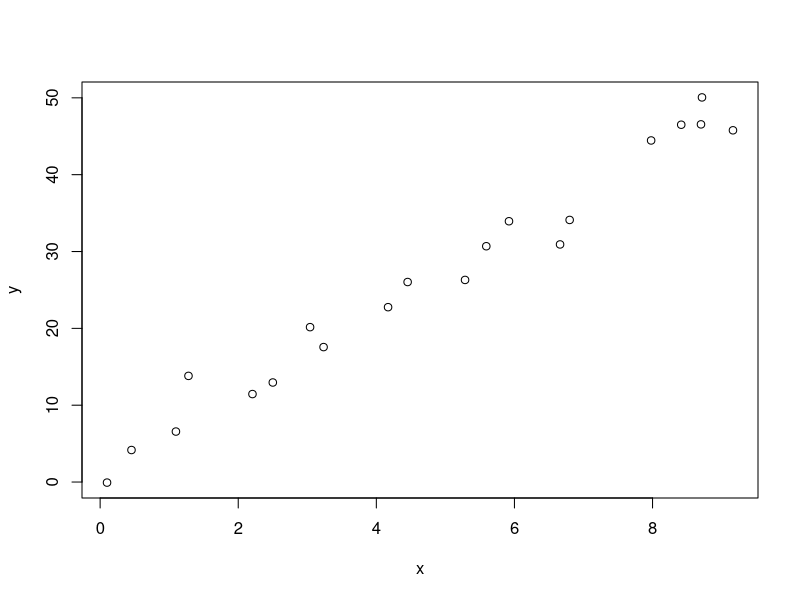
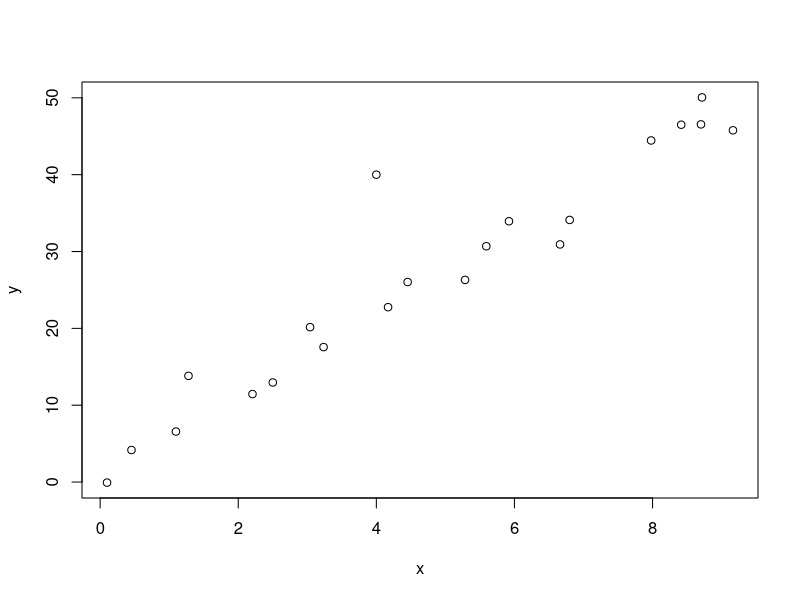
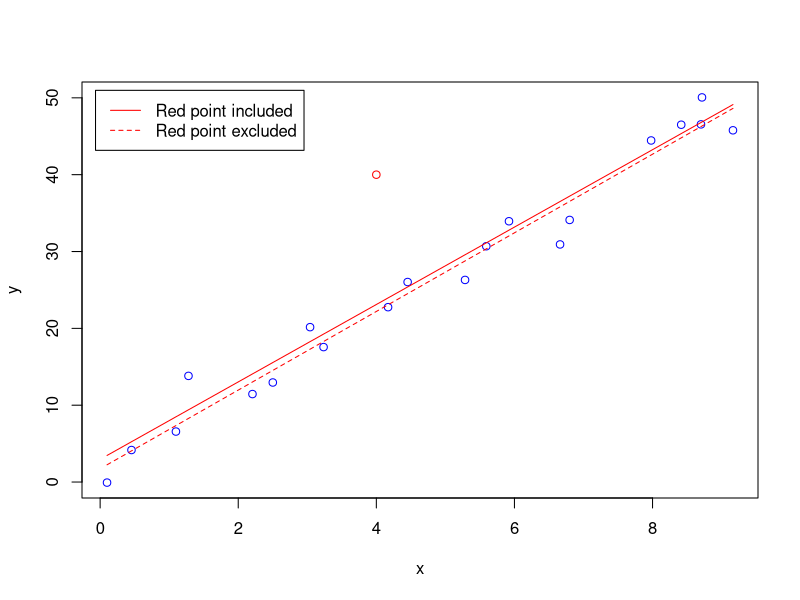
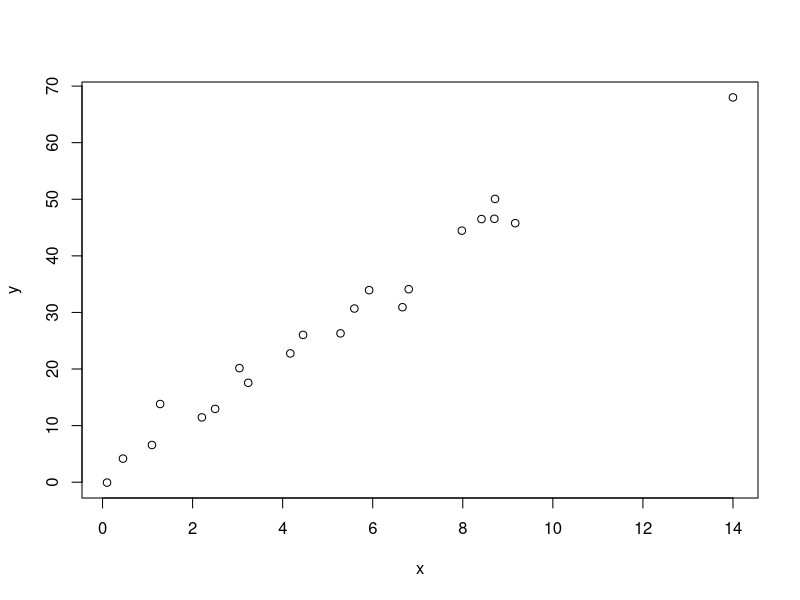
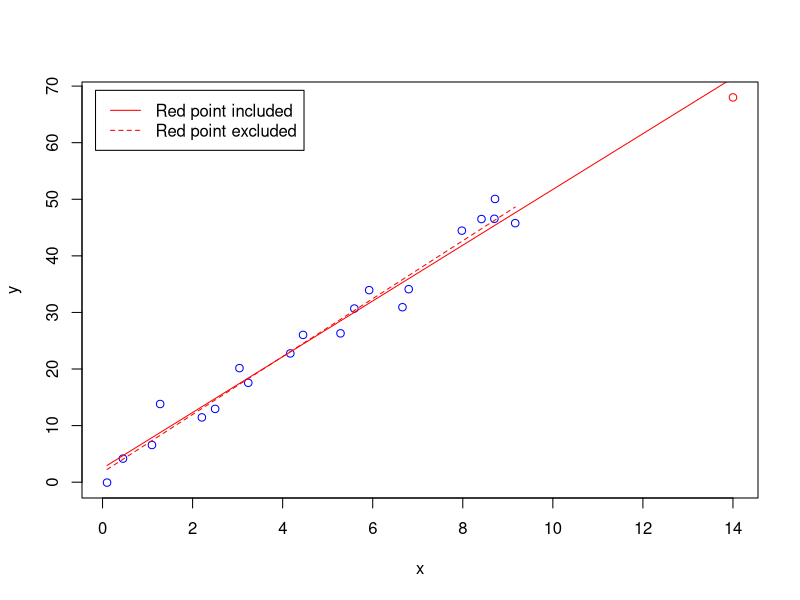
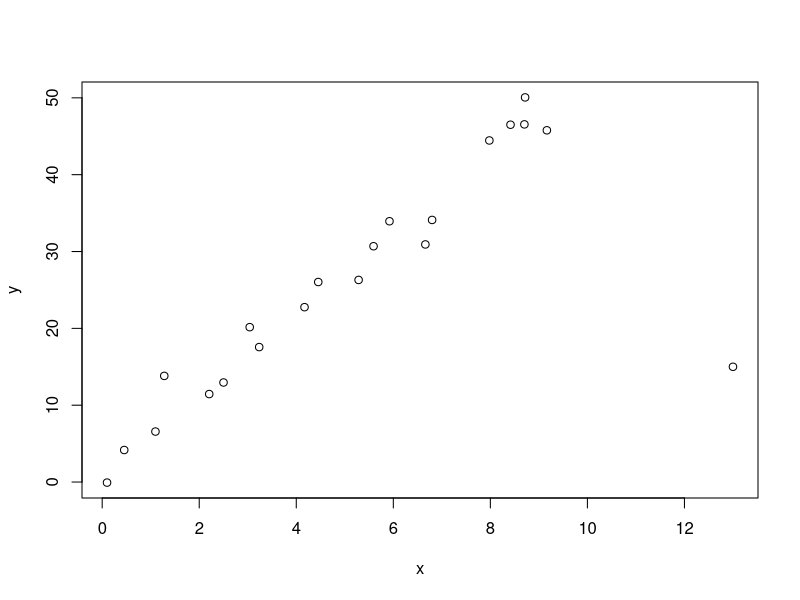
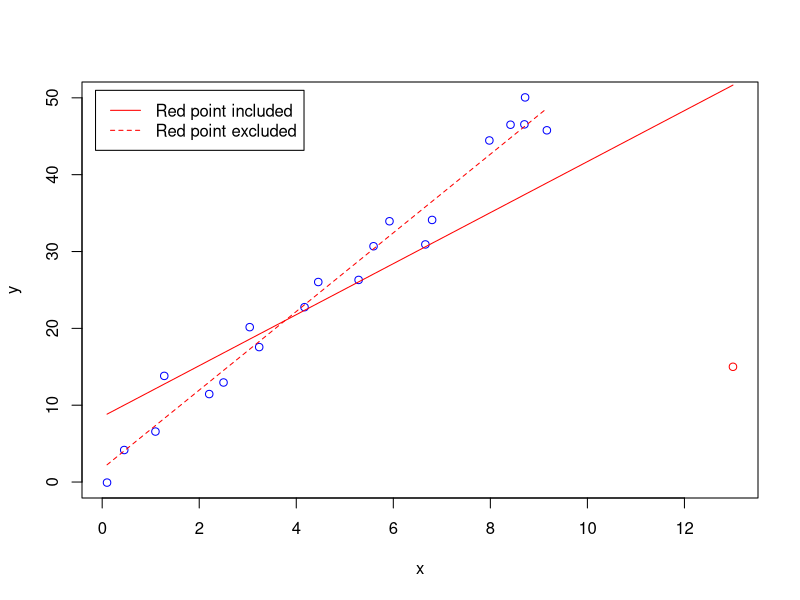
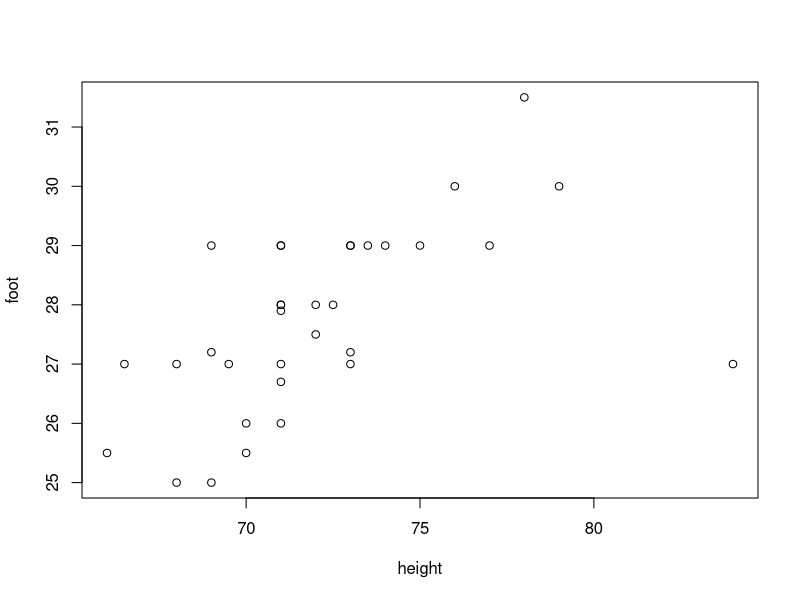

Recreate these plots in R, in order.
## ---- chunk 1
knitr::opts_chunk$set(echo = TRUE)
## ---- chunk 2
influence1 <- read.table("./Data/influence1.txt", header=T)
attach(influence1)
 
plot(x, y)
 
detach(influence1)
## ---- chunk 3
influence2 <- read.table("./Data/influence2.txt", header=T)
attach(influence2)
 
plot(x, y)
 
model.1 <- lm(y ~ x)
summary(model.1)
#             Estimate Std. Error t value Pr(>|t|)    
# (Intercept)   2.9576     2.0091   1.472    0.157    
# x             5.0373     0.3633  13.865 2.18e-11 ***
# ---
# Residual standard error: 4.711 on 19 degrees of freedom
# Multiple R-squared:  0.9101,  Adjusted R-squared:  0.9053 
# F-statistic: 192.2 on 1 and 19 DF,  p-value: 2.179e-11
 
model.2 <- lm(y ~ x, subset=1:20) # exclude obs #21
summary(model.2)
#             Estimate Std. Error t value Pr(>|t|)    
# (Intercept)   1.7322     1.1205   1.546     0.14    
# x             5.1169     0.2003  25.551 1.35e-15 ***
# ---
# Residual standard error: 2.592 on 18 degrees of freedom
# Multiple R-squared:  0.9732,  Adjusted R-squared:  0.9717 
# F-statistic: 652.8 on 1 and 18 DF,  p-value: 1.353e-15
 
plot(x=x, y=y, col=ifelse(Row<=20, "blue", "red"),
     panel.last = c(lines(sort(x), fitted(model.1)[order(x)], col="red"),
                    lines(sort(x[-21]), fitted(model.2)[order(x[-21])],
                          col="red", lty=2)))
legend("topleft", col="red", lty=c(1,2),
       inset=0.02, legend=c("Red point included", "Red point excluded"))
 
lev <- hatvalues(model.1)
round(lev, 6)
#        1        2        3        4        5        6        7        8        9       
# 0.176297 0.157454 0.127015 0.119313 0.086145 0.077744 0.065028 0.061276 0.048147
#       10       11       12       13       14       15       16       17       18      
# 0.049628 0.049313 0.051829 0.055760 0.069310 0.072580 0.109616 0.127489 0.141136
#       19       20       21 
# 0.140453 0.163492 0.050974 
sum(lev) # 2
 
sta <- rstandard(model.1)
round(sta, 6)
#         1         2         3         4         5         6         7         8
# -0.826351 -0.249154 -0.435445  0.998187 -0.581904 -0.574462  0.413791 -0.371226
#         9        10        11        12        13        14        15        16
#  0.139767 -0.262514 -0.713173 -0.095897  0.252734 -1.229353 -0.683161  0.292644
#        17        18        19        20        21
#  0.262144  0.731458 -0.055615 -0.776800  3.681098
 
stu <- rstudent(model.1)
round(stu, 6)
#         1         2         3         4         5         6         7         8
# -0.819167 -0.242905 -0.425962  0.998087 -0.571499 -0.564060  0.404582 -0.362643
#         9        10        11        12        13        14        15        16
#  0.136110 -0.255977 -0.703633 -0.093362  0.246408 -1.247195 -0.673261  0.285483
#        17        18        19        20        21
#  0.255615  0.722190 -0.054136 -0.768382  6.690129
 
dffit <- dffits(model.1)
round(dffit, 6)
#         1         2         3         4         5         6         7         8
# -0.378974 -0.105007 -0.162478  0.367368 -0.175466 -0.163769  0.106698 -0.092652
#         9        10        11        12        13        14        15        16
#  0.030612 -0.058495 -0.160254 -0.021828  0.059879 -0.340354 -0.188345  0.100168
#        17        18        19        20        21
#  0.097710  0.292757 -0.021884 -0.339696  1.550500
 
cook <- cooks.distance(model.1)
round(cook, 6)
#        1        2        3        4        5        6        7        8
# 0.073076 0.005800 0.013794 0.067493 0.015960 0.013909 0.005954 0.004498
#        9       10       11       12       13       14       15       16
# 0.000494 0.001799 0.013191 0.000251 0.001886 0.056275 0.018262 0.005272
#       17       18       19       20       21
# 0.005021 0.043960 0.000253 0.058968 0.363914
 
detach(influence2)
## ---- chunk 4
influence3 <- read.table("./Data/influence3.txt", header=T)
attach(influence3)
 
plot(x, y)
 
model.1 <- lm(y ~ x)
summary(model.1)
#             Estimate Std. Error t value Pr(>|t|)    
# (Intercept)   2.4679     1.0757   2.294   0.0333 *  
# x             4.9272     0.1719  28.661   <2e-16 ***
# ---
# Residual standard error: 2.709 on 19 degrees of freedom
# Multiple R-squared:  0.9774,  Adjusted R-squared:  0.9762 
# F-statistic: 821.4 on 1 and 19 DF,  p-value: < 2.2e-16
 
model.2 <- lm(y ~ x, subset=1:20) # exclude obs #21
summary(model.2)
#             Estimate Std. Error t value Pr(>|t|)    
# (Intercept)   1.7322     1.1205   1.546     0.14    
# x             5.1169     0.2003  25.551 1.35e-15 ***
# ---
# Residual standard error: 2.592 on 18 degrees of freedom
# Multiple R-squared:  0.9732,  Adjusted R-squared:  0.9717 
# F-statistic: 652.8 on 1 and 18 DF,  p-value: 1.353e-15
 
plot(x=x, y=y, col=ifelse(Row<=20, "blue", "red"),
     panel.last = c(lines(sort(x), fitted(model.1)[order(x)], col="red"),
                    lines(sort(x[-21]), fitted(model.2)[order(x[-21])],
                          col="red", lty=2)))
legend("topleft", col="red", lty=c(1,2),
       inset=0.02, legend=c("Red point included", "Red point excluded"))
 
lev <- hatvalues(model.1)
round(lev, 6)
#        1        2        3        4        5        6        7        8        9       
# 0.153481 0.139367 0.116292 0.110382 0.084374 0.077557 0.066879 0.063589 0.050033
#       10       11       12       13       14       15       16       17       18      
# 0.052121 0.047632 0.048156 0.049557 0.055893 0.057574 0.078121 0.088549 0.096634
#       19       20       21 
# 0.096227 0.110048 0.357535 
sum(lev) # 2
 
dffit <- dffits(model.1)
round(dffit, 6)
#         1         2         3         4         5         6         7         8
# -0.525036 -0.083882 -0.182326  0.758981 -0.218230 -0.201548  0.277728 -0.082294
#         9        10        11        12        13        14        15        16
#  0.138643 -0.022210 -0.184873  0.055235  0.197411 -0.424484 -0.172490  0.299173
#        17        18        19        20        21
#  0.309606  0.630493  0.149474 -0.250945 -1.238416
 
cook <- cooks.distance(model.1)
round(cook, 6)
#        1        2        3        4        5        6        7        8
# 0.134157 0.003705 0.017302 0.241690 0.024433 0.020879 0.038412 0.003555
#        9       10       11       12       13       14       15       16
# 0.009943 0.000260 0.017379 0.001605 0.019748 0.081344 0.015289 0.044620
#       17       18       19       20       21
# 0.047961 0.173901 0.011656 0.032322 0.701965
 
detach(influence3)
## ---- chunk 5
influence4 <- read.table("./Data/influence4.txt", header=T)
attach(influence4)
 
plot(x, y)
 
model.1 <- lm(y ~ x)
summary(model.1)
#             Estimate Std. Error t value Pr(>|t|)    
# (Intercept)   8.5046     4.2224   2.014 0.058374 .  
# x             3.3198     0.6862   4.838 0.000114 ***
# ---
# Residual standard error: 10.45 on 19 degrees of freedom
# Multiple R-squared:  0.5519,  Adjusted R-squared:  0.5284 
# F-statistic: 23.41 on 1 and 19 DF,  p-value: 0.0001143
 
model.2 <- lm(y ~ x, subset=1:20) # exclude obs #21
summary(model.2)
#             Estimate Std. Error t value Pr(>|t|)    
# (Intercept)   1.7322     1.1205   1.546     0.14    
# x             5.1169     0.2003  25.551 1.35e-15 ***
# ---
# Residual standard error: 2.592 on 18 degrees of freedom
# Multiple R-squared:  0.9732,  Adjusted R-squared:  0.9717 
# F-statistic: 652.8 on 1 and 18 DF,  p-value: 1.353e-15
 
plot(x=x, y=y, col=ifelse(Row<=20, "blue", "red"),
     panel.last = c(lines(sort(x), fitted(model.1)[order(x)], col="red"),
                    lines(sort(x[-21]), fitted(model.2)[order(x[-21])],
                          col="red", lty=2)))
legend("topleft", col="red", lty=c(1,2),
       inset=0.02, legend=c("Red point included", "Red point excluded"))
 
lev <- hatvalues(model.1)
round(lev, 6)
#        1        2        3        4        5        6        7        8        9       
# 0.158964 0.143985 0.119522 0.113263 0.085774 0.078589 0.067369 0.063924 0.049897
#       10       11       12       13       14       15       16       17       18      
# 0.052019 0.047667 0.048354 0.049990 0.057084 0.058943 0.081446 0.092800 0.101587
#       19       20       21 
# 0.101146 0.116146 0.311532 
sum(lev) # 2
 
dffit <- dffits(model.1)
round(dffit, 6)
#         1          2          3          4          5          6          7
# -0.402761  -0.243756  -0.205848   0.037612  -0.131355  -0.109593   0.040473
#         8          9         10         11         12         13         14
# -0.042401   0.060224   0.009181   0.005430   0.078165   0.127828   0.007230
#        15         16         17         18         19         20         21
#  0.073067   0.280501   0.323599   0.436114   0.308869   0.249206 -11.467011
 
cook <- cooks.distance(model.1)
round(cook, 6)
#        1        2        3        4        5        6        7        8
# 0.081718 0.030755 0.021983 0.000746 0.009014 0.006290 0.000863 0.000947
#        9       10       11       12       13       14       15       16
# 0.001907 0.000044 0.000016 0.003203 0.008478 0.000028 0.002804 0.039575
#       17       18       19       20       21
# 0.052293 0.091802 0.048085 0.031938 4.048013
 
detach(influence4)
## ---- chunk 6
heightfoot <- read.table("./Data/height_foot.txt", header=T)
attach(heightfoot)
 
plot(height, foot)
 
model.1 <- lm(foot ~ height)
summary(model.1)
#             Estimate Std. Error t value Pr(>|t|)    
# (Intercept) 10.93577    4.43778   2.464 0.019477 *  
# height       0.23344    0.06151   3.795 0.000643 ***
# ---
# Residual standard error: 1.286 on 31 degrees of freedom
# Multiple R-squared:  0.3173,  Adjusted R-squared:  0.2952 
# F-statistic: 14.41 on 1 and 31 DF,  p-value: 0.0006428
 
which(height>80) # 28
model.2 <- lm(foot ~ height, subset=(1:33)[-28]) # exclude obs #28
summary(model.2)
#             Estimate Std. Error t value Pr(>|t|)    
# (Intercept)  0.25313    4.33232   0.058    0.954    
# height       0.38400    0.06038   6.360 5.12e-07 ***
# ---
# Residual standard error: 1.028 on 30 degrees of freedom
# Multiple R-squared:  0.5741,  Adjusted R-squared:  0.5599 
# F-statistic: 40.45 on 1 and 30 DF,  p-value: 5.124e-07
 
dffit <- dffits(model.1)
dffit[28] # -3.200223
 
cook <- cooks.distance(model.1)
cook[28] # 3.274466
 
detach(heightfoot)
## ---- chunk 7
infectionrisk <- read.table("./Data/infectionrisk.txt", header=T)
attach(infectionrisk)
 
model <- lm(InfctRsk ~ Stay)
summary(model)
 
plot(x=Stay, y=InfctRsk,
     panel.last = lines(sort(Stay), fitted(model)[order(Stay)]))
 
summary(influence.measures(model))
#     dfb.1_ dfb.Stay dffit   cov.r   cook.d hat    
# 2   -0.13   0.09    -0.23    0.94_*  0.02   0.01  
# 34  -0.04   0.05     0.05    1.07_*  0.00   0.05  
# 40  -0.20   0.17    -0.27    0.94_*  0.04   0.01  
# 47   0.85  -0.90    -0.92_*  1.30_*  0.42   0.25_*
# 53  -0.16   0.20     0.30    0.94_*  0.04   0.02  
# 93  -0.14   0.09    -0.25    0.92_*  0.03   0.01  
# 104 -0.11   0.12     0.14    1.07_*  0.01   0.05_*
# 112  0.64  -0.68    -0.70_*  1.19_*  0.24   0.18_*
 
detach(infectionrisk)
